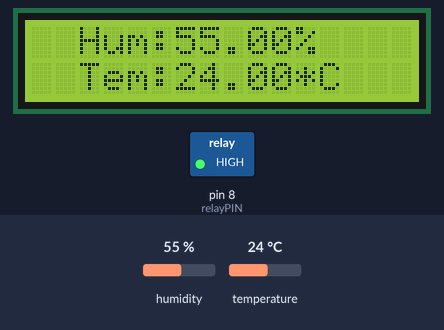
Bench run of a sketch on a simulated Arduino Uno, built with avr-gcc and run on an emulated ATmega328P. Shown: 16×2 character LCD, switched loads named in the sketch (green lamp = pin HIGH). Inputs (shaded band) come from the test bench; at power-on: humidity 55 %, temperature 24 °C.

Above: at 3.2 s.
3.3 s: humidity set to 22 %
At 5.4 s:
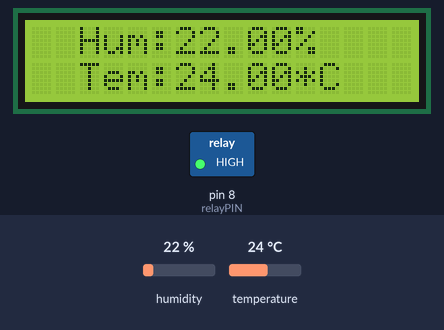
6.0 s: temperature set to 12 °C
At 7.4 s:
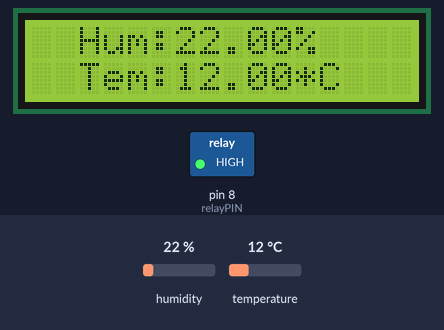
8.7 s: humidity set to 40 %
At 11.3 s:
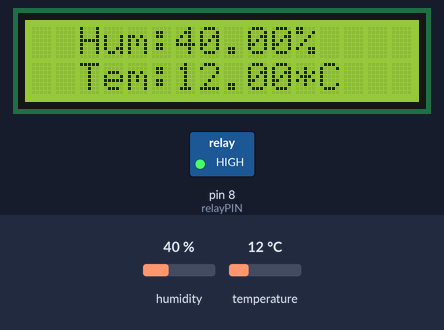
11.6 s: temperature set to 19 °C
At 13.4 s:
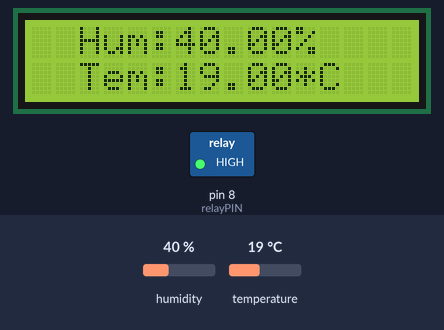
Timing chart, 0 to 14.9 s (numbered marks = the images above; inputs shaded):
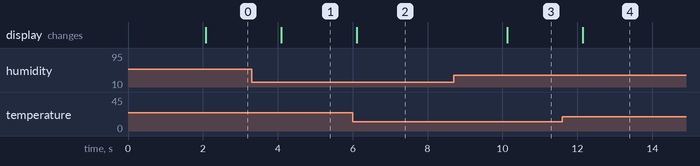

Measured:
- after the input at 3.3 s, the display: changes after 0.79 s (image 1)
- after the input at 6.0 s, the display: changes after 0.10 s (image 2)
- after the input at 8.7 s, the display: changes after 1.4 s (image 3)
- after the input at 11.6 s, the display: changes after 0.54 s (image 4)

The sketch:

tem.ino
```cpp
#include <LiquidCrystal.h>
#include "DHT.h"

// initialize the library with the numbers of the interface pins
LiquidCrystal lcd(12, 11, 5, 4, 3, 2);
#define DHTPIN 7
#define DHTTYPE DHT22
#define relayPIN 8
#define touchPIN 18

float hum,tem;
int state = 1;
DHT dht(DHTPIN, DHTTYPE);

void setup() {
  Serial.begin(9600);
  pinMode(relayPIN,OUTPUT);
  pinMode(touchPIN,INPUT);
  attachInterrupt(5, openLCD, CHANGE);
  digitalWrite(relayPIN,LOW);
  // set up the LCD's number of columns and rows:
  lcd.begin(16, 2);
  // Print a message to the LCD.
  lcd.setCursor(2, 0);
  lcd.print("hello, world!");
  lcd.setCursor(3, 1);
  lcd.print("o_0****0_o");
  dht.begin();
  delay(2000);
  digitalWrite(relayPIN,HIGH);
  lcd.clear();
}

void loop() {
  // set the cursor to column 0, line 1
  // (note: line 1 is the second row, since counting begins with 0):
  getdata();
  printdata();
  delay(1000);
}

void getdata()
{
  hum = dht.readHumidity();
  tem = dht.readTemperature();
}

void printdata()
{
  lcd.setCursor(2, 0);
  lcd.print("Hum:");
  lcd.print(hum);
  lcd.print("%");
  lcd.setCursor(2, 1);
  lcd.print("Tem:");
  lcd.print(tem);
  lcd.print("*C");
}

void openLCD()
{
  state = !state;
  digitalWrite(relayPIN,state);
}
```
